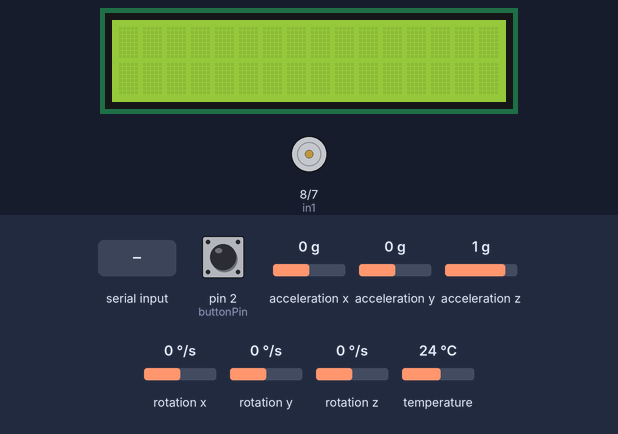
The sketch below on a simulated Arduino Uno, built with avr-gcc and run on an emulated ATmega328P. On the bench: 16×2 character LCD, motor-driver pin pairs drawn as motors (green arrow = first pin HIGH = forward, orange = second pin HIGH = backward, longer = more drive, scaled by the enable pin). The test bench sets the inputs (shaded band); at power-on: pin 2 (buttonPin) HIGH, acceleration z 1 g, acceleration x 0 g, acceleration y 0 g, rotation x 0 °/s, rotation y 0 °/s, rotation z 0 °/s, temperature 24 °C. What the sketch prints to the serial monitor is not drawn.

Above: at 2.2 s.
2.3 s: pin 2 (buttonPin) pulled LOW for 0.15 s
At 3.6 s:
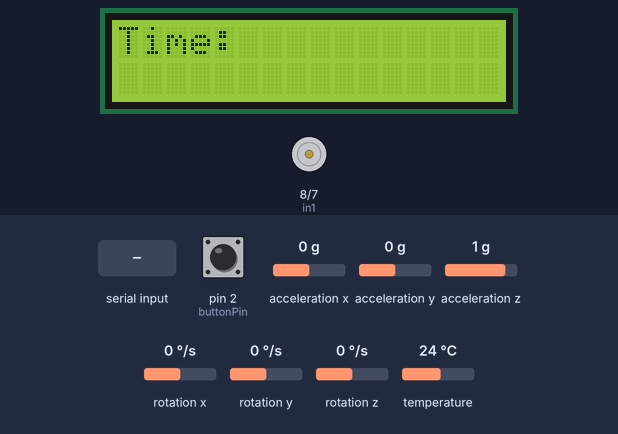
3.9 s: "90,45\n" received over Serial
At 5.1 s:
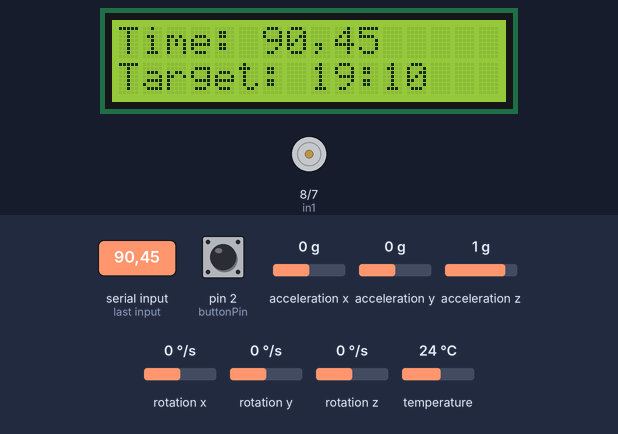
5.4 s: acceleration z set to -1.4 g
At 6.5 s:
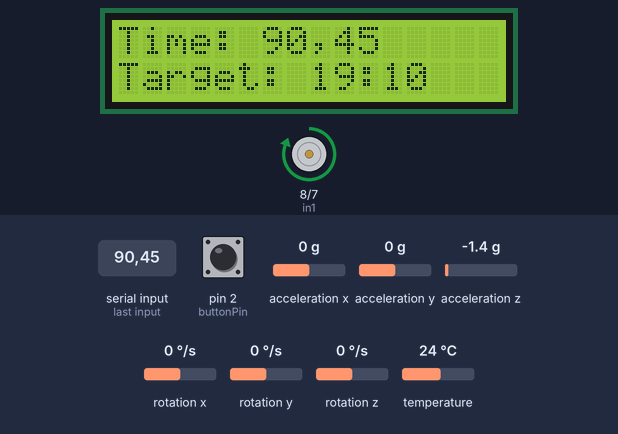
6.9 s: "30,150\n" received over Serial
At 7.5 s:
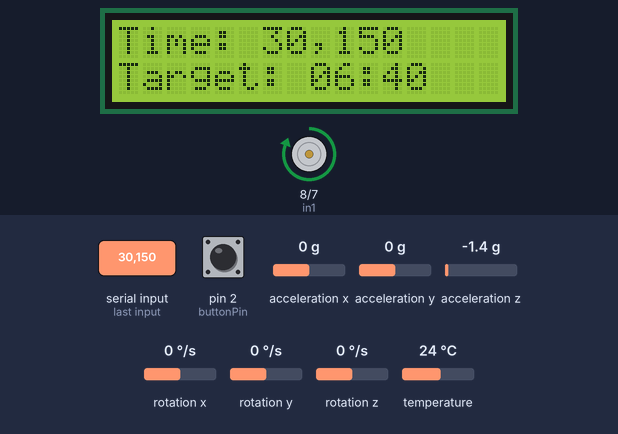
8.4 s: pin 2 (buttonPin) pulled LOW for 1 s
At 9.6 s:
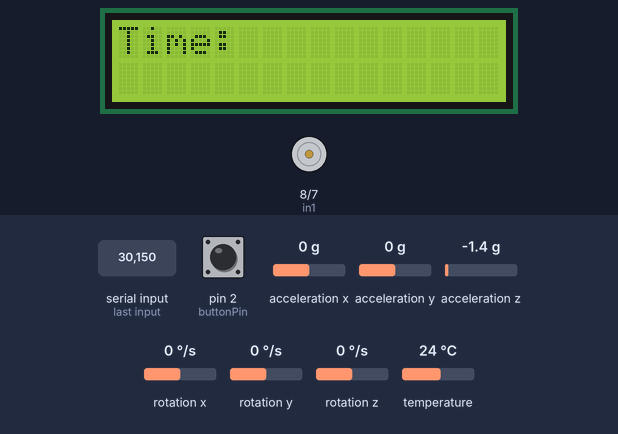
10.9 s: pin 2 (buttonPin) pulled LOW for 0.15 s
At 12.1 s:
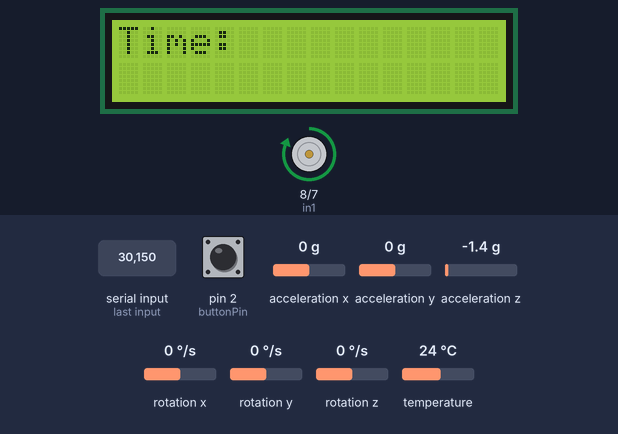
Timing chart, 0 to 13.5 s (numbered marks = the images above; inputs shaded):
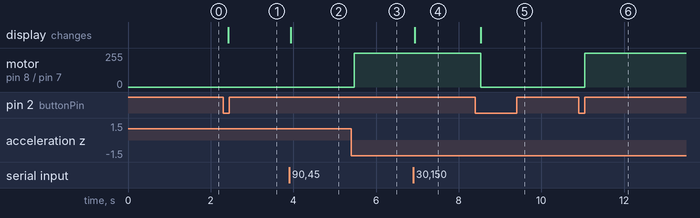

The sketch:

pop_sequence.ino
```cpp
#include <Adafruit_MPU6050.h>
#include <Adafruit_Sensor.h>
#include <Wire.h>
#include <LiquidCrystal_I2C.h>

// Initialize the LCD and MPU6050
LiquidCrystal_I2C lcd(0x27, 16, 2);
Adafruit_MPU6050 mpu;
char newTimeStr[16]; // Buffer for the new time string

// Motor control pins
int enA = 9;
int in1 = 8;
int in2 = 7;

// Button setup
int buttonState = 0;
int lastButtonState = HIGH; // Assume button starts unpressed
int buttonPin = 2;

// Variable to track if the new time should be displayed
bool showTime = false;

// Store initial Z-axis acceleration
float initialZ = 0;

void setup(void)
{
  Serial.begin(9600);
  while (!Serial)
    delay(10);     // wait for serial port to connect. Needed for native USB
  lcd.init();      // Initialize the LCD
  lcd.backlight(); // Turn on the backlight

  // Set motor pins as outputs
  pinMode(enA, OUTPUT);
  pinMode(in1, OUTPUT);
  pinMode(in2, OUTPUT);

  // Setup the button pin with an internal pull-up resistor
  pinMode(buttonPin, INPUT_PULLUP);

  // Initialize the MPU6050
  if (!mpu.begin())
  {
    Serial.println("Failed to find MPU6050 chip");
    while (1)
    {
      delay(10);
    }
  }

  // Configure the MPU6050
  mpu.setAccelerometerRange(MPU6050_RANGE_8_G);
  mpu.setGyroRange(MPU6050_RANGE_500_DEG);
  mpu.setFilterBandwidth(MPU6050_BAND_21_HZ);

  delay(1000); // Let sensor stabilize

  // Get an initial reading from the MPU6050
  sensors_event_t a, g, temp;
  mpu.getEvent(&a, &g, &temp);
  initialZ = a.acceleration.z;

  Serial.println("MPU6050 configuration done.");
}

void controlMotor()
{
  if (showTime)
  { // Check if the new time is displayed
    sensors_event_t a, g, temp;
    mpu.getEvent(&a, &g, &temp);
    float deltaZ = a.acceleration.z - initialZ; // Calculate the change in Z-axis acceleration
    float movementThreshold = 0.2;              // Define a threshold for movement

    // If the change in Z-axis acceleration exceeds the threshold, turn the motor on
    if (abs(deltaZ) > movementThreshold)
    {
      digitalWrite(in1, HIGH);
      digitalWrite(in2, LOW);
      analogWrite(enA, 255); // Run motor at full speed
    }
    else
    {
      // Otherwise, stop the motor
      digitalWrite(in1, LOW);
      digitalWrite(in2, LOW);
      analogWrite(enA, 0); // Stop the motor
    }
  }
  else
  {
    // If the new time is not displayed, ensure the motor is off
    digitalWrite(in1, LOW);
    digitalWrite(in2, LOW);
    analogWrite(enA, 0); // Stop the motor
  }
}

void loop()
{
  String dateTime = ""; // Holds the current time string read from serial
  if (Serial.available() > 0)
  {
    dateTime = Serial.readStringUntil('\n');
  }

  // Update the LCD display with the current time
  if (dateTime.length() > 0)
  {
    updateDisplay(dateTime);
  }

  checkButton(dateTime); // Pass dateTime to checkButton to toggle display
  controlMotor();
  delay(100); // Loop delay for stability
}

void checkButton(String dateTime)
{
  int reading = digitalRead(buttonPin);

  if (reading != lastButtonState)
  {
    delay(50); // Debounce delay
    if (reading == LOW && lastButtonState == HIGH)
    {                          // Button press detected
      showTime = !showTime;    // Toggle the showTime flag
      updateDisplay(dateTime); // Update display whenever the button is pressed
    }
    lastButtonState = reading; // Update the lastButtonState
  }
}

void updateDisplay(String dateTime)
{
  lcd.clear();
  lcd.setCursor(0, 0);
  lcd.print("Time: " + dateTime);

  if (showTime && dateTime.length() > 0)
  {
    int hour = dateTime.substring(0, 2).toInt();
    int minute = dateTime.substring(3, 5).toInt();

    // Calculate the new time by adding 25 minutes
    minute += 25;
    if (minute >= 60)
    {
      hour += minute / 60;
      minute %= 60;
    }
    hour %= 24; // Ensure hour is in 0-23 range

    sprintf(newTimeStr, "Target: %02d:%02d", hour, minute); // Format the new time string
    lcd.setCursor(0, 1);                                    // Set cursor to the second line for the new time
    lcd.print(newTimeStr);                                  // Display the new time string
  }
}
```

Measured:
- after the input at 2.3 s, the display: changes after 0.13 s (image 1)
- after the input at 3.9 s, the display: changes at once (image 2)
- after the input at 5.4 s, motor on pin 8 (in1) / pin 7 (in2): stopped → forward 255/255 after 0.08 s
- after the input at 6.9 s, the display: changes at once (image 4)
- after the input at 8.4 s, motor on pin 8 (in1) / pin 7 (in2): forward 255/255 → stopped after 0.13 s; the display: changes after 0.13 s (image 5)
- after the input at 10.9 s, motor on pin 8 (in1) / pin 7 (in2): stopped → forward 255/255 after 0.15 s
